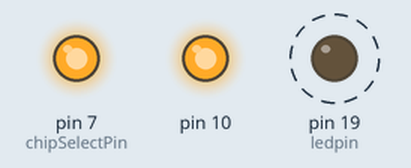
Recording of a sketch running on a simulated Arduino Uno, built with avr-gcc and run on an emulated ATmega328P. Parts: output pins drawn as LEDs (lit = HIGH). Dashed ring = blinking. What the sketch prints to the serial monitor is not drawn.

Above: at 0.21 s.
Timing chart, 0 to 3.2 s (numbered marks = the images above):
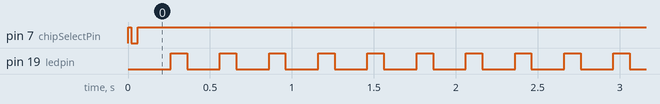

Measured:
- by itself, pin 19 (ledpin): alternates HIGH for 0.10 s and LOW for 0.20 s

The sketch:

MPU_6500.ino
```cpp
#include <SoftwareSerial.h>
#include <SPI.h>

//Sensor's memory register addresses:
const int ledpin = 19;
const int chipSelectPin = 7;

   int dataReadyL = 0;
   int dataReadyH = 0;
   byte acc_X[2] = {0,0};
   long acc_full = 0;
   byte testh = 1;
   byte testl = 1;
   byte test = 0;

//-=-=-=-=-=-=-=-=-=-=-=-=-=-=-=-=-=-=-=-=-=-=-=-=-=-=-=-=-=-=-=-=-=-
//Connect TXO of OpenLog to pin 3, RXI to pin 2
//SoftwareSerial(rxPin, txPin)

//-=-=-=-=-=-=-=-=-=-=-=-=-=-=-=-=-=-=-=-=-=-=-=-=-=-=-=-=-=-=-=-=-=-

int ledPin = 19;


void setup() {
  pinMode(ledPin, OUTPUT);
  Serial.begin(9600);


  // start the SPI library:
  SPI.begin();

  // initalize the  data ready and chip select pins:
  //pinMode(dataReadyPin, INPUT);
  pinMode(chipSelectPin, OUTPUT);

  //Configure SCP1000 for low noise configuration:
  writeRegister(26, 0x00); //Config reg
  delay(10);
  writeRegister(28, 0x00); //Accel config
    delay(10);
  writeRegister(29, 0x08); //Config2
  delay(10);
  writeRegister(35, 0x08); //FIFO enable
  delay(10);
  writeRegister(106, 0x50); //User control 0101 0000
  delay(10);
  writeRegister(107, 0x00);//Power managment 0000 0000
  delay(10);
//  writeRegister(108, 0x1F); //Disable all axis and gryo except ACC_X 0001 1111
  writeRegister(108, 0x00); //Disable all axis and gryo except ACC_X 0001 1111

  // give the sensor time to set up:
  delay(100);
}


void loop() {
  // read the value from the sensor:
  // turn the ledPin on
   //writeRegister(29, 0x08); //Config2
   delay(100);
   digitalWrite(ledpin, HIGH);

    // don't do anything until the data ready pin is high:
    //Read the temperature data
    //testh = readRegister(59, 1);
    //delay(10);
    //testl = readRegister(60, 1);
    //delay(10);
    //acc_full = (testh << 16) | testl;
    //test = readRegister(0x75, 0); //Reg 117
    dataReadyL = readRegister(0x73, 1); //Read from FIFO_CNT_L
    dataReadyH = readRegister(0x72, 1); //Read from FIF0_CNT 0x72, latch new value
        /*Serial.print("ReadyL=");
    Serial.print(dataReadyH);
        Serial.print("  ReadyH=");
    Serial.println(dataReadyL);*/
    //Serial.print("Test=");
    //Serial.println(acc_full);

    if (dataReadyL | dataReadyH) { //If there is data to be read in the FIFO
        //digitalWrite(ledpin, HIGH);
         //acc_X[0] = readRegister(0x74, 1); //Read from 0x74 FIFO_R_W ACC_X_H
         //acc_X[1] = readRegister(0x74, 1); //Read from 0x74 FIFO_R_W ACC_X_L
         //acc_full = ((acc_X[0] << 15) | acc_X[1]);
         delay(10);
         //digitalWrite(ledpin, LOW);
         acc_full = readRegister(0x74, 2); //Read from 0x74 FIFO_R_W ACC_X_H
    }
    else{
         digitalWrite(ledpin, HIGH);
         delay(100);
         digitalWrite(ledpin, LOW);
         delay(100);
    }
    // convert the temperature to celsius and display it:
    /*Serial.print("ACC_X[0]=");
   Serial.print(acc_X[0]);
   Serial.print("   ACC_X[1]=");
   Serial.println(acc_X[1]);*/
    Serial.print("Acc_X ");
    Serial.println(acc_full);

    //Serial.print("   Test =");
    //Serial.println(test);
}

//Read from or write to register from the SCP1000:
unsigned int readRegister(byte thisRegister, int bytesToRead ) {
  byte inByte = 0;           // incoming byte from the SPI
  unsigned int result = 0;   // result to return
  //Serial.print(thisRegister, BIN);
  //Serial.print("\t");
  // now combine the address and the command into one byte
  byte dataToSend = thisRegister | 0x80;
  //Serial.println(thisRegister, BIN);
  // take the chip select low to select the device:
  digitalWrite(chipSelectPin, LOW);
  // send the device the register you want to read:
  SPI.transfer(dataToSend);
  // send a value of 0 to read the first byte returned:
  result = SPI.transfer(0x00);
  // decrement the number of bytes left to read:
  bytesToRead--;
  // if you still have another byte to read:
  if (bytesToRead > 0) {
    // shift the first byte left, then get the second byte:
    result = result << 8;
    inByte = SPI.transfer(0x00);
    // combine the byte you just got with the previous one:
    result = result | inByte;
    // decrement the number of bytes left to read:
    bytesToRead--;
  }
  // take the chip select high to de-select:
  digitalWrite(chipSelectPin, HIGH);
  // return the result:
  return(result);
}


//Sends a write command to SCP1000

void writeRegister(byte thisRegister, byte thisValue) {

  // SCP1000 expects the register address in the upper 6 bits
  // of the byte. So shift the bits left by two bits:
  //thisRegister = thisRegister << 2;
  // now combine the register address and the command into one byte:
  byte dataToSend = thisRegister;

  // take the chip select low to select the device:
  digitalWrite(chipSelectPin, LOW);

  SPI.transfer(dataToSend); //Send register location
  SPI.transfer(thisValue);  //Send value to record into register

  // take the chip select high to de-select:
  digitalWrite(chipSelectPin, HIGH);
}
```
